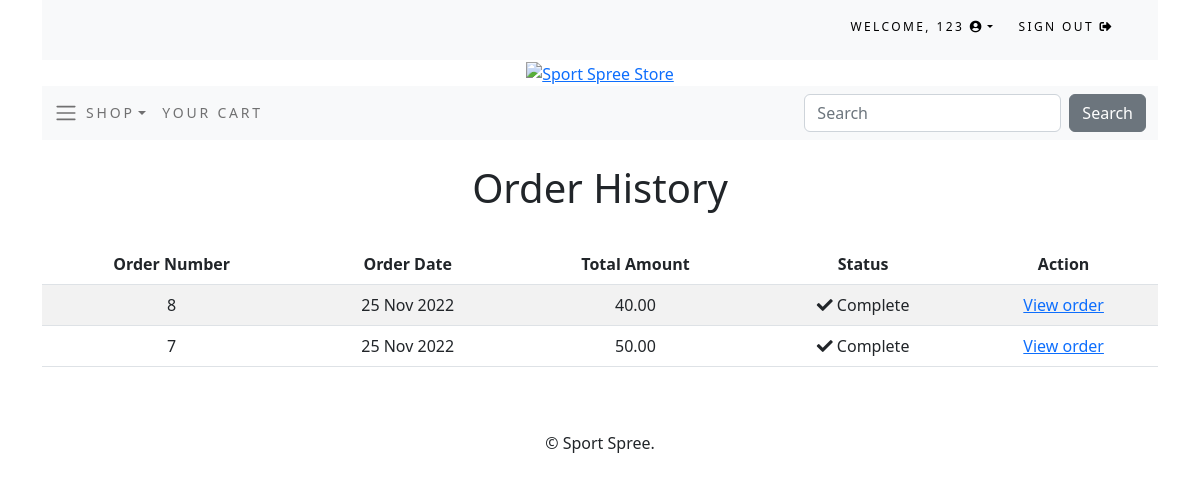
Page /order/history/ (signed in) on the committed database.
### accounts/models.py (models this page shows)
class CustomUser(AbstractUser):
    age = models.PositiveIntegerField(null=True, blank=True)

### order/models.py (models this page shows, shortened)
class Order(models.Model):
    token = models.CharField(max_length=250, blank=True)
    total = models.DecimalField(max_digits=10, decimal_places=2, verbose_name='Euro Order Total')
    emailAddress = models.EmailField(max_length=250, blank=True, verbose_name='Email Address')
    created = models.DateTimeField(auto_now_add=True)
    billingName = models.CharField(max_length=250, blank=True)
    billingAddress1 = models.CharField(max_length=250, blank=True)
    billingCity = models.CharField(max_length=250, blank=True)
    billingPostcode = models.CharField(max_length=10, blank=True)
    billingCountry = models.CharField(max_length=200, blank=True)
    shippingName = models.CharField(max_length=250, blank=True)
    shippingAddress1 = models.CharField(max_length=250, blank=True)
    shippingCity = models.CharField(max_length=250, blank=True)
    shippingPostcode = models.CharField(max_length=10, blank=True)
    shippingCountry = models.CharField(max_length=200, blank=True)
    class Meta:
        db_table = 'Order'
        ordering = ['-created']

### order/views.py (the view)
# urls.py: path('history/', views.orderHistory.as_view(), name='order_history'),
class orderHistory(LoginRequiredMixin, View):
    def get (self, request):
        if request.user.is_authenticated:
            email = str(request.user.email)
            order_details = Order.objects.filter(emailAddress=email)
        return render(request, 'order/orders_list.html', {'order_details': order_details})

### cart/context_processors.py (called while the page is built)
def counter(request):
    item_count = 0
    if 'admin' in request.path:
        return {}
    else:
        try:
            cart = Cart.objects.filter(cart_id=_cart_id(request))
            cart_items = CartItem.objects.all().filter(cart=cart[:1])
            for cart_item in cart_items:
                item_count += cart_item.quantity
        except Cart.DoesNotExist:
            item_count = 0
    return {'item_count':item_count}

### cart/views.py (called while the page is built)
def _cart_id(request):
    cart = request.session.session_key
    if not cart:
        cart = request.session.create()
    return cart

### shop/context_processors.py (called while the page is built)
def menu_links(request):
    links = Category.objects.all()
    return {'links':links}

### shop/models.py (called while the page is built)
    def get_absolute_url(self):
        return reverse('shop:products_by_category', args=[self.id])

### order/templates/order/orders_list.html (shortened to what this page needs)
{% extends "base.html" %}
{% load static %}
{% block content %}
    <div>
        <div class="text-center">
            <br>
            <h1 class="text-center my_title">Order History</h1>
            <br>
            {% if order_details %}
            <table class="table table-striped">
                <thead>
                    <tr>
                        <th>Order Number</th>
                        <th>Order Date</th>
                        <th>Total Amount</th>
                        <th>Status</th>
                        <th>Action</th>
                    </tr>
                </thead>
                <tbody>
                    {% for order in order_details %}
                    <tr>
                        <td>{{ order.id }}</td>
                        <td>{{ order.created|date:"d M Y" }}</td>
                        <td>{{ order.total }}</td>
                        <td><i class="fas fa-check"></i>&nbsp;Complete</td>
                        <td><a href="">View order</a></td>
                    </tr>
                    {% endfor %}
                </tbody>
            </table>
            {% else %}
            <p>You have not placed any orders yet.<br><br><a href="{% url 'shop:all_products' %}"
                                                           class="btn btn-secondary">Continue shopping</a></p>
            {% endif %}
        </div>
    </div>
    <br>
    <br>
{% endblock %}

### shop/templates/top-navbar.html (shortened to what this page needs)
<div class="container">
    <div class="my_custom_menu">
        <ul>
            {% if user.is_authenticated %}
            <li>
                Welcome, <a href="#" class="dropdown-toggle" data-bs-toggle="dropdown"
                aria-haspopup="true" aria-expanded="false">{{ user.username }}
                <i class="fas fa-user-circle"></i></a>
            </li>
            <li>
                <a href="{% url 'logout' %}">Sign Out <i class="fas fa-sign-out-alt"></i></a>
            </li>
            {% endif %}
        </ul>
    </div>
</div>

### shop/static/css/custom.css (style rules this page uses)
.my_custom_menu { text-align: right !important; }
.my_custom_menu ul li { list-style: none; color: #000; text-transform: uppercase; letter-spacing: .2em; font-size: 12px; padding-right: 20px; display: inline; }
.my_custom_menu ul li a { text-decoration: none; color: #000; list-style: none; text-transform: uppercase; letter-spacing: .2em; font-size: 12px; }

### rows in the picture
CustomUser: username "123"
Order: id "8", created "25 Nov 2022", total "40.00"
Order: id "7", created "25 Nov 2022", total "50.00"
